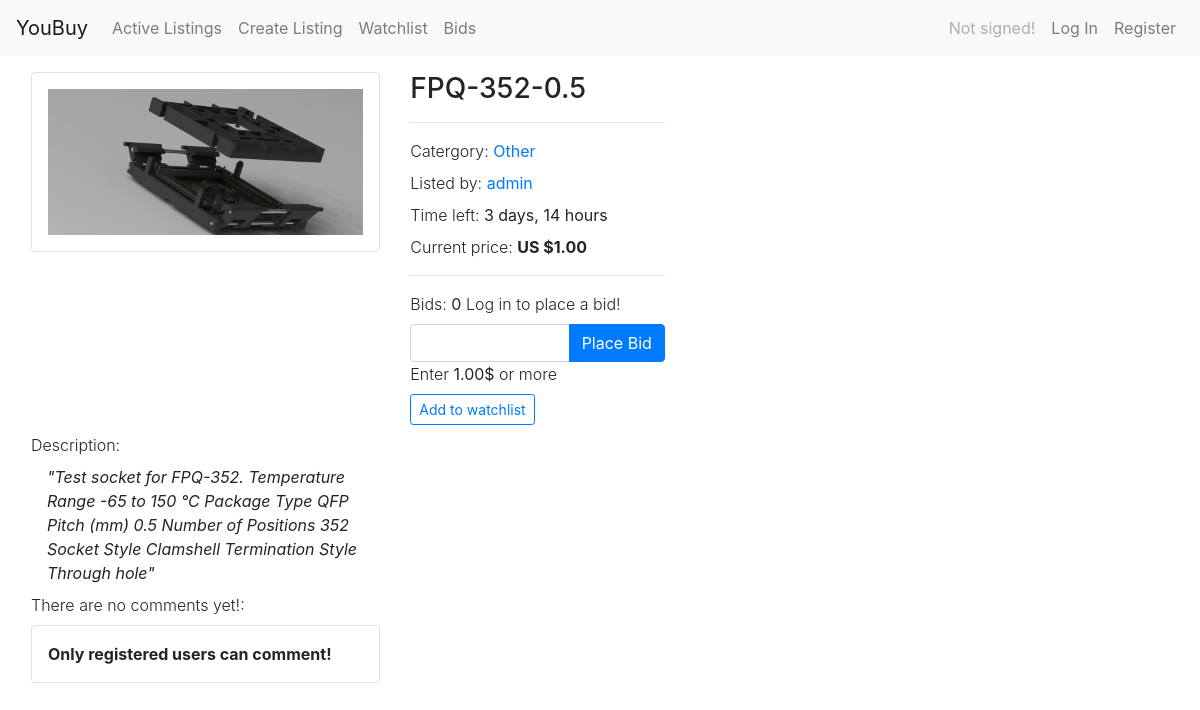
Before: /listing/8 with the older database file.
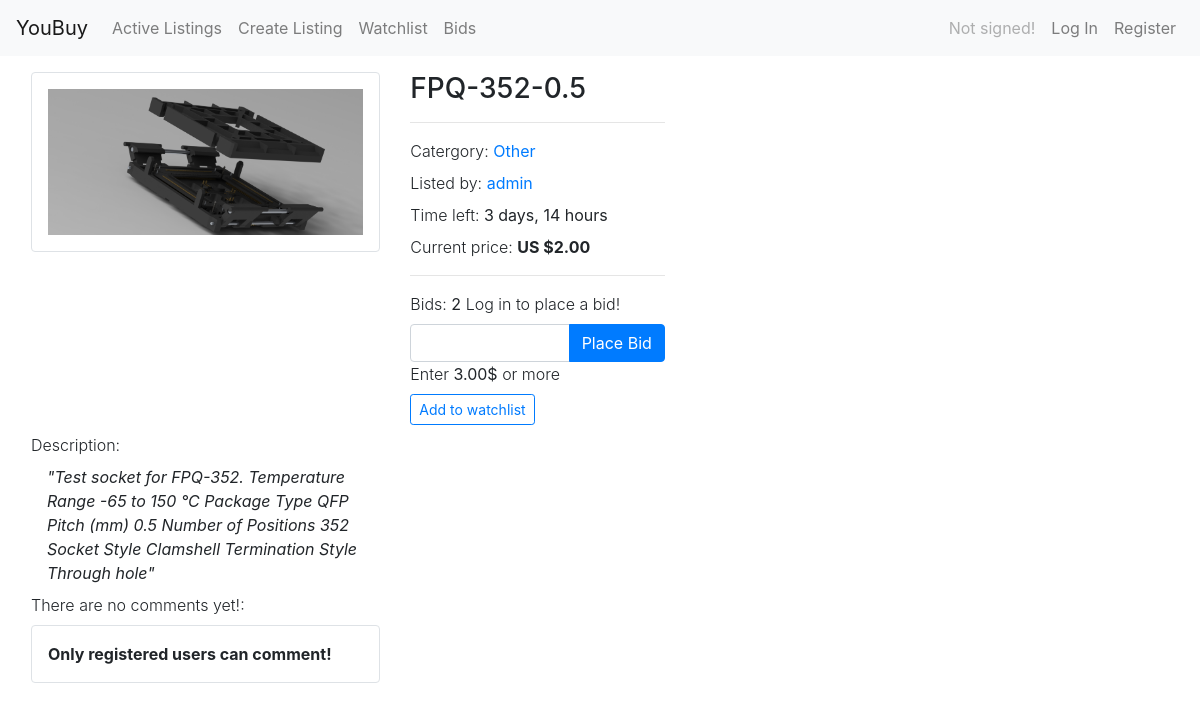
After: the same page with the newer database file.
### auctions/models.py (models this page shows, shortened)
class Listing(models.Model):
    CATEGORIES_CHOICES = [
        ("fashion", "Fashion"),
        ("electronics", "Electronics"),
        ("home", "Home"),
        ("hobby", "Hobby"),
        ("toys", "Toys"),
        ("other", "Other")
    ]
    title = models.CharField(max_length=64)
    description = models.TextField(blank=False)
    category = models.CharField(max_length=64, choices=CATEGORIES_CHOICES)
    start_price = models.DecimalField(max_digits=13, decimal_places=2)
    price = models.DecimalField(max_digits=13, decimal_places=2)
    image = models.ImageField(upload_to=util.user_directory_path, blank=True)
    start_date = models.DateTimeField()
    end_date = models.DateTimeField()
    owner = models.ForeignKey("User", on_delete=models.CASCADE, related_name="listings")

class User(AbstractUser):
    def __str__(self):
        return f"{self.username}"

### auctions/views.py (the view, shortened to what this page needs)
# urls.py: path("listing/<int:id>", views.listing, name="listing"),
def listing(request, id):
    listing = Listing.objects.get(id=id)
    comments = listing.comments.all()
    bid_form = BidForm()
    comment_form = CommentForm()
    min_bid = get_min_bid(listing)
    bids_number = listing.bids.count()
    is_ended = listing.end_date < datetime.today()
    is_in_watchlist = False
    is_bid = False
    is_highest = False
    return render(request, "auctions/listing.html", {
        "bid_form": bid_form,
        "comment_form": comment_form,
        "listing": listing,
        "comments": comments,
        "min_bid": min_bid,
        "bids_number": bids_number,
        "is_in_watchlist": is_in_watchlist,
        "is_bid": is_bid,
        "is_highest": is_highest,
        "is_ended": is_ended,
    })

### auctions/forms.py
class BidForm(forms.Form):
    value = forms.DecimalField(
        min_value=0,
        max_digits=13,
        decimal_places=2,
        widget=forms.NumberInput(attrs={
            "class": "form-control"
        })
    )

class CommentForm(forms.Form):
    title = forms.CharField(
        label="Title",
        max_length=40,
        widget=forms.TextInput(
            attrs={
                "class": "form-control",
                "placeholder": "Title"
            }
        )
    )
    content = forms.CharField(
        label="Comment",
        max_length=140,
        widget=forms.Textarea(
            attrs={
                "class": "form-control",
                "rows": 3,
                "placeholder": "Your comment",
                "style": "resize: none"
                }
        )
    )

### auctions/util.py (called while the page is built)
def get_min_bid(listing):
    if listing.bids.count() == 0:
        return listing.start_price
    digits = len(str(int(listing.price)))
    if digits > 2:
        return listing.price + decimal.Decimal(10 ** digits / 100)
    return listing.price + decimal.Decimal(1)

### auctions/templates/auctions/listing.html (shortened to what the changed rows need)
{% extends "auctions/layout.html" %}
{% block body %}
<div class="container-fluid">
    <div class="row px-3 pt-3">
        <div class="col-md-8 col-xl-4">
            <div class="col mb-2 border rounded border-gray px-3 py-3">
                {% if listing.image %}
                <img src="{{ listing.image.url }}">
                {% else %}
                <img src="{{ MEDIA_URL }}/no_image.jpg">
                {% endif %}
            </div>
        </div>
        <div class="col-md-4 col-xl-3">
            <div>
                <h3>{{ listing.title }}</h3>
            </div>
            <hr>
            <div class="mb-2">
                <span class="font-weight-light">Catergory: </span>
                <a href="{% url 'listings' listing.category %}">
                    {{ listing.get_category_display}}
                </a>
            </div>
            <div class="mb-2">
                <span class="font-weight-light">Listed by: </span>
                <a href="">
                    {{ listing.owner }}
                </a>
            </div>
            {% if is_ended %}
            <div class="mb-2">
                <span class="font-weight-bold">Auction is ended!</span>
                <h5 class="mt-2">
                    {% if is_highest %}
                    <span class="badge badge-success">You are the winner!</span>
                    {% elif is_bid %}
                    <span class="badge badge-secondary">You are not the winner!</span>
                    {% endif %}
                </h5>
            </div>
            {% else %}
            <div class="mb-2">
                <span class="font-weight-light">Time left: </span>{{ listing.end_date|timeuntil }}
            </div>
            <div class="mb-2">
                <span class="font-weight-light">Current price: </span><b>US ${{ listing.price }}</b>
            </div>
            <hr>
            <div class="mb-2">
                <div class="mb-2">
                    {% if user.is_authenticated %}
                    <div class="font-weight-light mb-2">
                        Bids: <b>{{ bids_number }}</b>
                        {% if is_bid %}
                        {% if is_highest %}
                        <span class="badge badge-success">Your bid is the highest!</span>
                        {% else %}
                        <span class="badge badge-warning">Your bid is not the highest!</span>
                        {% endif %}
                        {% else %}
                        You've not placed a bid!
                        {% endif %}
                    </div>
                    <form action="{% url 'listing' listing.id %}" method="POST">
                        {% csrf_token %}
                        {{ bid_form.value.errors }}
                        <div class="input-group">
                            {{ bid_form.value }}
                            <div class="input-group-append">
                                <button class="btn btn-primary" type="submit">Place Bid</button>
                            </div>
                        </div>
                        <div class="font-weight-light">Enter <b>US ${{ min_bid }}</b> or more</div>
                    </form>
                    {% else %}
                    <div class="font-weight-light mb-2">
                        Bids: <b>{{ bids_number }}</b>
                        Log in to place a bid!
                    </div>
                    <form action="{% url 'login' %}" method="GET">
                        <div class="input-group">
                            {{ bid_form.value }}
                            <div class="input-group-append">
                                <button class="btn btn-primary" type="submit">Place Bid</button>
                            </div>
                        </div>
                        <div class="font-weight-light">Enter <b>{{ min_bid }}$</b> or more</div>
                    </form>
                    {% endif %}
                </div>
                <div class="mb-2">
                    {% if user.is_authenticated %}
                    {% if is_in_watchlist %}
                    <form action="{% url 'watchlist' %}" method="POST">
                        {% csrf_token %}
                        <input type="hidden" name="listing_id" value="{{ listing.id }}">
                        <button class="btn btn-outline-secondary btn-sm" type="submit">Remove from Watchlist</button>
                    </form>
                    {% else %}
                    <form action="{% url 'watchlist' %}" method="POST">
                        {% csrf_token %}
                        <input type="hidden" name="listing_id" value="{{ listing.id }}">
                        <button class="btn btn-outline-primary btn-sm" type="submit">Add to watchlist</button>
                    </form>
                    {% endif %}
                    {% else %}
                    <form action="{% url 'login' %}" method="GET">
                        <button class="btn btn-outline-primary btn-sm" type="submit">Add to watchlist</button>
                    </form>
                    {% endif %}
                </div>
            </div>
            {% endif %}
        </div>
    </div>
    <div class="row px-3">
        <div class="col-md-8 col-xl-4">
            <div class="mb-2">
                <div class="px-3 pt-2">
                    <span class="font-italic">"{{ listing.description}}"</span>
                </div>
            </div>
        </div>
    </div>
</div>
{% endblock%}

Changed rows visible on the page:
changed Listing "FPQ-352-0.5": price "1.00" → "2.00"; start_price "1.00" → (not shown)
Other visible differences:
{{ bids_number }}: "0" → "2"
{{ min_bid }}: (not shown) → "3.00"
